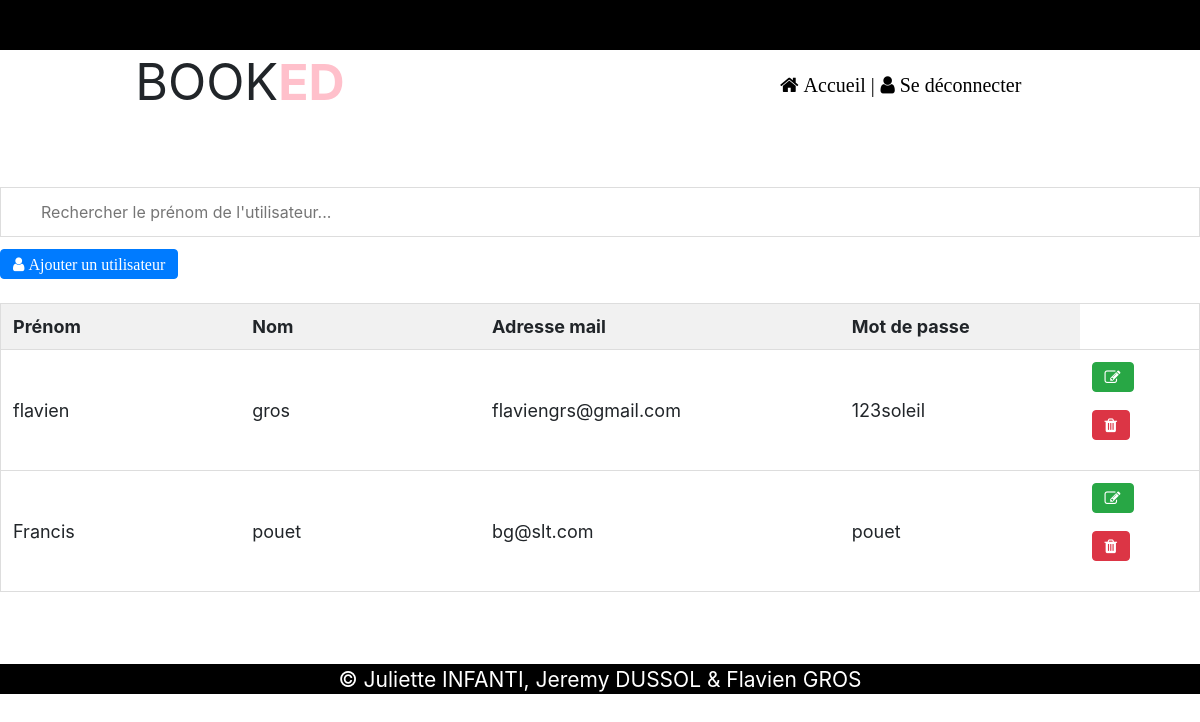
Screenshot of /index.php?page=gestiondesutilisateurs (signed in) with the database file from the repository.
### tables this page shows
CREATE TABLE `account` (
  `number` int(11) NOT NULL,
  `name` varchar(50) NOT NULL,
  `firstname` varchar(50) NOT NULL,
  `mail` varchar(50) NOT NULL,
  `password` varchar(200) NOT NULL,
  `history` int(11) NOT NULL,
  `opened` date NOT NULL,
  `state` enum('active','frozen','closed','') NOT NULL
);

### includes/classes/Account.php (called while the page is built, shortened)
<?php
class Account{
	public $pwd;
	public $mail;
	function __construct($mail,$pwd){
		$this->mail = $mail;
		$this->pwd		= $pwd;
	}
	function login(){
		$account_query = DB::query("
			SELECT name, firstname, number, history, opened, state
			FROM account
			WHERE mail = '".DB::str($this->mail)."'
				AND password = '".DB::str($this->pwd)."'
		");
		if($account = DB::fetch($account_query)){
			$this->firstname = $account['firstname'];
			$this->name 	 = $account['name'];
			return true;
		}
		return false;
	}
}

### includes/classes/DB.php (called while the page is built, shortened)
<?php
class DB {
	static $db ;
	public static function connect() {
		try{
			self::$db = new mysqli("localhost", "root", "","umlapp");
		}catch (PDOException $e){
			echo $e->getMessage();
		}
	}
	public static function query($sql){
		$result = self::$db->query($sql);
		return $result;
	}
	public static function str($str){
		return $str;
	}
}

### includes/classes/Library.php (the view, shortened to what this page needs)
<?php
include 'Account.php';
class Library {
	public static $accounts = array();
	public static function InitAccounts(){
		$accounts_query = DB::query("
			SELECT mail, password
			FROM account
		");
		while($account = DB::fetch($accounts_query)){
			$user = new Account($account['mail'],$account['password']);
			$user->login();
			array_push(self::$accounts,$user);
		}
	}
	public static function printAccounts(){
		foreach(self::$accounts as $account){
			echo '
				<tr>
					<td>'.$account->firstname.'</td>
					<td>'.$account->name.'</td>
					<td>'.$account->mail.'</td>
					<td>'.$account->pwd.'</td>
					<td>
						<form action="?page=ajouterunutilisateur" method="post">
							<input name="id" value="'.$account->number.'" hidden></input>
							<button type="submit" class="btn btn-success"><i class="fa fa-edit"></i></button>
						</form>
						<form action="" method="post">
							<input name="id" value="'.$account->number.'" hidden></input>
							<input name="action" value="delete" hidden></input>
							<button type="submit" class="btn btn-danger"><i class="fa fa-trash"></i></button>
						</form>
					</td>
				</tr>
			';
		}
	}
}

### includes/css/gestion.css (style rules this page uses)
#myTable th, #myTable td { text-align: left; padding: 12px; }
#myTable tr { border-bottom: 1px solid #ddd; }

### rows the page displays
account: firstname "flavien", name "gros", mail "flaviengrs@gmail.com", password "123soleil"
account: firstname "Francis", name "pouet", mail "bg@slt.com", password "pouet"
